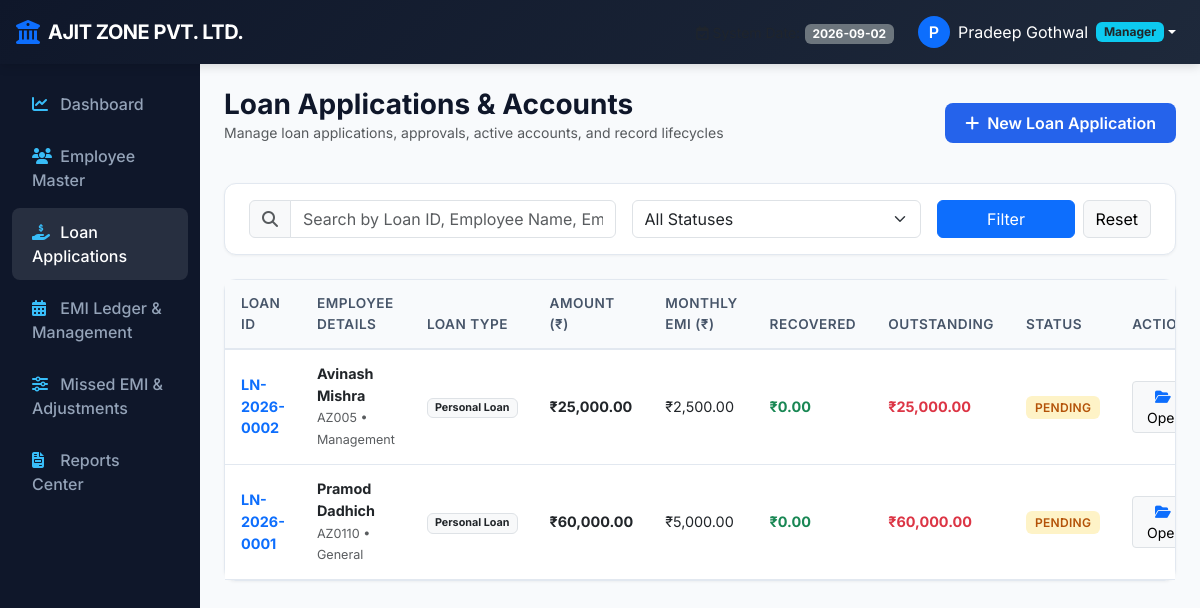
The page /loans (signed in) on the database as committed earlier.
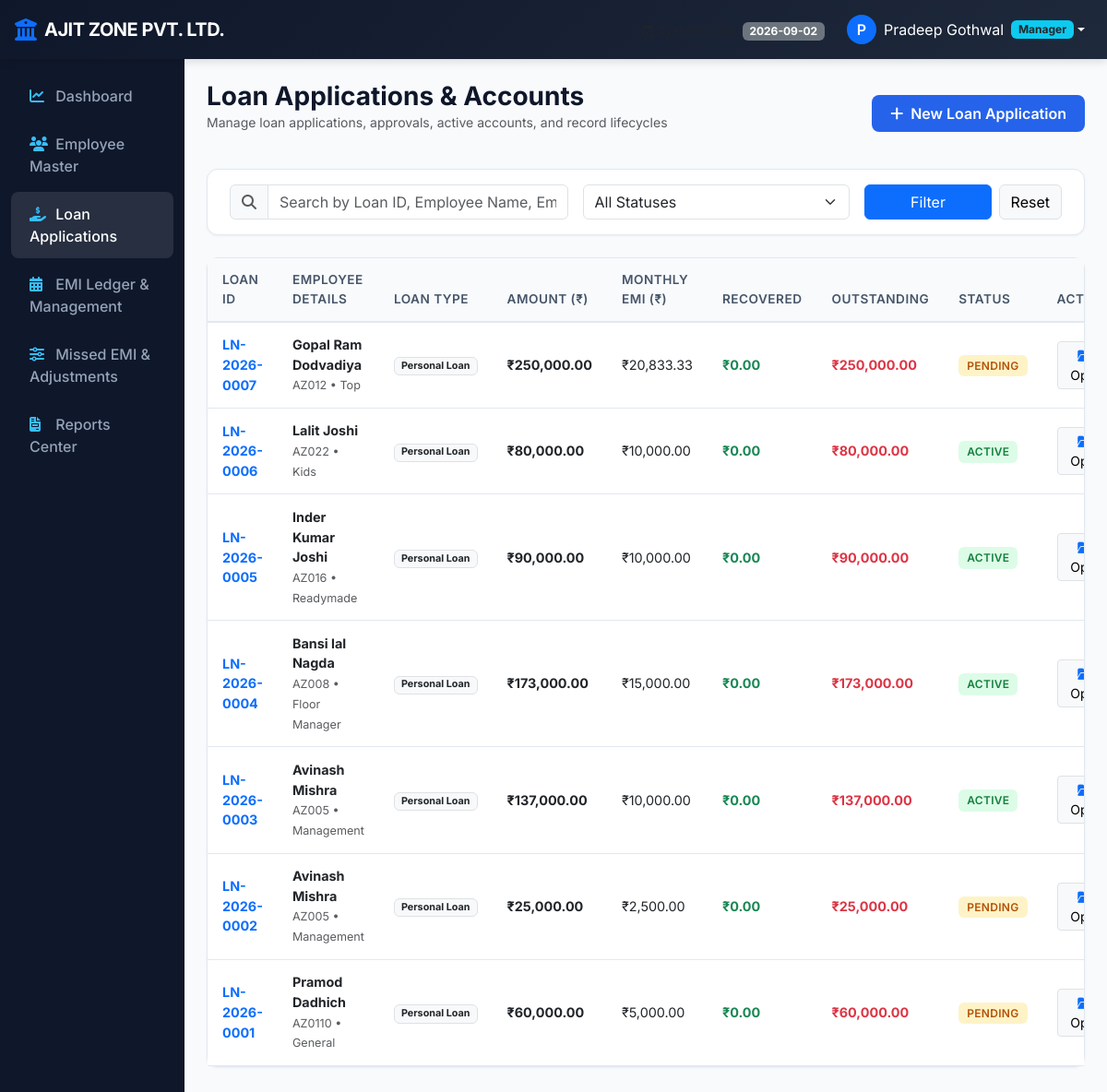
The same page on the database as committed later.
### models.py (models this page shows)
class Loan(db.Model):
    __tablename__ = 'loans'
    id = db.Column(db.Integer, primary_key=True)
    loan_id = db.Column(db.String(32), unique=True, nullable=False, index=True)
    employee_id = db.Column(db.Integer, db.ForeignKey('employees.id'), nullable=False)
    loan_type = db.Column(db.String(64), nullable=False) # Personal Loan, Emergency Advance, Salary Advance, Medical Loan, Home Loan
    loan_amount = db.Column(db.Float, nullable=False)
    monthly_emi = db.Column(db.Float, nullable=False)
    interest_rate = db.Column(db.Float, default=0.0) # Annual Interest Rate %
    processing_fee = db.Column(db.Float, default=0.0) # Processing Fee Amount
    emi_start_date = db.Column(db.Date, nullable=False)
    emi_deduction_day = db.Column(db.Integer, nullable=False, default=5)
    tenure_months = db.Column(db.Integer, nullable=False)
    tenure_from = db.Column(db.Date, nullable=True)
    tenure_to = db.Column(db.Date, nullable=True)
    reason = db.Column(db.Text, nullable=True)
    remarks = db.Column(db.Text, nullable=True)
    declaration_accepted = db.Column(db.Boolean, default=True)
    application_date = db.Column(db.Date, default=datetime.utcnow().date)
    approval_status = db.Column(db.String(32), nullable=False, default='Pending') # Pending, Approved, Rejected
    approval_date = db.Column(db.DateTime, nullable=True)
    approved_by_id = db.Column(db.Integer, db.ForeignKey('users.id'), nullable=True)
    disbursement_date = db.Column(db.DateTime, nullable=True)
    loan_status = db.Column(db.String(32), nullable=False, default='Pending') # Pending, Active, Closed, Rejected
    workflow_status = db.Column(db.String(32), nullable=False, default='Submitted')
    total_recovered = db.Column(db.Float, default=0.0)
    outstanding_balance = db.Column(db.Float, default=0.0)
    created_at = db.Column(db.DateTime, default=datetime.utcnow)
    schedules = db.relationship('EMISchedule', backref='loan', cascade='all, delete-orphan', lazy=True)
    deductions = db.relationship('EMIDeduction', backref='loan', cascade='all, delete-orphan', lazy=True)
    adjustments = db.relationship('EMIAdjustment', backref='loan', cascade='all, delete-orphan', lazy=True)
    documents = db.relationship('LoanDocument', backref='loan', cascade='all, delete-orphan', lazy=True)
    closure = db.relationship('LoanClosure', backref='loan', uselist=False, cascade='all, delete-orphan')

class Employee(db.Model):
    __tablename__ = 'employees'
    id = db.Column(db.Integer, primary_key=True)
    emp_id = db.Column(db.String(32), unique=True, nullable=False, index=True)
    name = db.Column(db.String(128), nullable=False)
    department = db.Column(db.String(64), nullable=False, index=True)
    designation = db.Column(db.String(64), nullable=False)
    current_salary = db.Column(db.Float, nullable=False, default=0.0)
    email = db.Column(db.String(128), nullable=True)
    phone = db.Column(db.String(32), nullable=True)
    pan_number = db.Column(db.String(32), nullable=True)
    aadhar_number = db.Column(db.String(32), nullable=True)
    bank_name = db.Column(db.String(64), nullable=True)
    bank_account_no = db.Column(db.String(64), nullable=True)
    ifsc_code = db.Column(db.String(32), nullable=True)
    status = db.Column(db.String(16), nullable=False, default='Active') # Active, Inactive, Terminated
    hiring_date = db.Column(db.Date, nullable=True)
    joining_date = db.Column(db.Date, nullable=True)
    address = db.Column(db.Text, nullable=True)
    city = db.Column(db.String(64), nullable=True)
    emergency_contact = db.Column(db.String(64), nullable=True)
    emergency_relation = db.Column(db.String(32), nullable=True)
    emergency_phone = db.Column(db.String(32), nullable=True)
    created_at = db.Column(db.DateTime, default=datetime.utcnow)
    updated_at = db.Column(db.DateTime, default=datetime.utcnow, onupdate=datetime.utcnow)
    loans = db.relationship('Loan', backref='employee', lazy=True)

### routes/loan.py (the view)
@loan_bp.route('/loans')
@login_required
@permission_required('loans', 'view')
def index():
    status_filter = request.args.get('status', '').strip()
    workflow_filter = request.args.get('workflow', '').strip()
    search_q = request.args.get('q', '').strip()
    query = Loan.query.join(Employee)
    if not g.user.can_view_all('loans'):
        if g.user.employee_id:
            query = query.filter(Loan.employee_id == g.user.employee_id)
        else:
            query = query.filter(Loan.id == -1)
    if status_filter:
        query = query.filter(Loan.loan_status == status_filter)
    if workflow_filter:
        query = query.filter(Loan.workflow_status == workflow_filter)
    if search_q:
        query = query.filter(
            (Loan.loan_id.ilike(f'%{search_q}%')) |
            (Employee.name.ilike(f'%{search_q}%')) |
            (Employee.emp_id.ilike(f'%{search_q}%'))
        )
    loans = query.order_by(Loan.created_at.desc()).all()
    return render_template('loans/index.html', loans=loans, selected_status=status_filter, selected_workflow=workflow_filter, search_q=search_q)

### models.py (called while the page is built)
    def is_superadmin(self):
        return self.role == 'Super_Admin' or self.is_primary_superadmin

    def get_permissions(self):
        if self.is_superadmin():
            from utils.permissions import MODULES_DEF
            perms = {}
            for m in MODULES_DEF:
                perms[m['id']] = list(m['actions'])
            return perms
        from utils.permissions import parse_user_permissions
        return parse_user_permissions(self.permissions, self.role)

    def has_permission(self, module, action):
        if self.is_superadmin():
            return True
        if not self.is_active:
            return False
        perms = self.get_permissions()
        module_actions = perms.get(module, [])
        if isinstance(module_actions, list):
            if action == 'view':
                return 'view_all' in module_actions or 'view_own' in module_actions
            return action in module_actions
        return False

    def can_view_all(self, module):
        if self.is_superadmin():
            return True
        perms = self.get_permissions()
        actions = perms.get(module, [])
        return 'view_all' in actions

### templates/loans/index.html (shortened to what this page needs)
{% extends 'base.html' %}
{% block content %}
<div class="d-flex justify-content-between align-items-center mb-4">
    <div>
        <h3 class="fw-bold mb-0">Loan Applications & Accounts</h3>
        <p class="text-muted small">Manage loan applications, approvals, active accounts, and record lifecycles</p>
    </div>
    <div class="d-flex gap-2">
        {% if has_perm('loan_applications', 'add') or is_superadmin() %}
        <a href="{{ url_for('loan.create') }}" class="btn btn-brand">
            <i class="fa-solid fa-plus me-1"></i> New Loan Application
        </a>
        {% endif %}
    </div>
</div>
<div class="content-card mb-4 py-3">
    <form method="GET" action="{{ url_for('loan.index') }}" class="row g-3 align-items-center">
        <div class="col-md-5">
            <div class="input-group">
                <span class="input-group-text bg-light"><i class="fa-solid fa-magnifying-glass text-muted"></i></span>
                <input type="text" name="q" class="form-control" placeholder="Search by Loan ID, Employee Name, Employee ID..." value="{{ search_q }}">
            </div>
        </div>
        <div class="col-md-4">
            <select name="status" class="form-select" onchange="this.form.submit()">
                <option value="">All Statuses</option>
            </select>
        </div>
        <div class="col-md-3 d-flex gap-2">
            <button type="submit" class="btn btn-primary w-100">Filter</button>
            <a href="{{ url_for('loan.index') }}" class="btn btn-light border">Reset</a>
        </div>
    </form>
</div>
<div class="content-card p-0">
    <div class="table-responsive">
        <table class="table table-custom mb-0">
            <thead>
                <tr>
                    <th>Loan ID</th>
                    <th>Employee Details</th>
                    <th>Loan Type</th>
                    <th>Amount (₹)</th>
                    <th>Monthly EMI (₹)</th>
                    <th>Recovered</th>
                    <th>Outstanding</th>
                    <th>Status</th>
                    <th class="text-end">Actions</th>
                </tr>
            </thead>
            <tbody>
                {% for loan in loans %}
                <tr>
                    <td class="fw-bold text-primary">{{ loan.loan_id }}</td>
                    <td>
                        <div class="fw-bold text-dark">{{ loan.employee.name }}</div>
                        <small class="text-muted">{{ loan.employee.emp_id }} • {{ loan.employee.department }}</small>
                    </td>
                    <td><span class="badge bg-light text-dark border">{{ loan.loan_type }}</span></td>
                    <td class="fw-bold">{{ loan.loan_amount | inr }}</td>
                    <td>{{ loan.monthly_emi | inr }}</td>
                    <td class="text-success fw-bold">{{ loan.total_recovered | inr }}</td>
                    <td class="text-danger fw-bold">{{ loan.outstanding_balance | inr }}</td>
                    <td>
                        <span class="badge-status badge-{{ loan.loan_status | lower }}">{{ loan.loan_status }}</span>
                    </td>
                    <td class="text-end">
                        <div class="btn-group">
                            <a href="{{ url_for('loan.view_loan', loan_id=loan.id) }}" class="btn btn-sm btn-light border" title="Open Loan Account">
                                <i class="fa-solid fa-folder-open text-primary me-1"></i> Open
                            </a>
                        </div>
                    </td>
                </tr>
                {% else %}
                <tr>
                    <td colspan="{% if has_perm('loans', 'delete') or has_perm('loan_applications', 'delete') or is_superadmin() %}10{% else %}9{% endif %}" class="text-center text-muted py-4">
                        No loan records found.
                    </td>
                </tr>
                {% endfor %}
            </tbody>
        </table>
    </div>
</div>
{% endblock %}

Rows that differ between the two databases and show on the page:
added Loan: loan_id "LN-2026-0007", employee.name "Gopal Ram Dodvadiya", employee.emp_id "AZ012", employee.department "Top", loan_type "Personal Loan", loan_amount|inr "₹250,000.00", monthly_emi|inr "₹20,833.33", total_recovered|inr "₹0.00", outstanding_balance|inr "₹250,000.00", loan_status "PENDING"
added Loan: loan_id "LN-2026-0006", employee.name "Lalit Joshi", employee.emp_id "AZ022", employee.department "Kids", loan_type "Personal Loan", loan_amount|inr "₹80,000.00", monthly_emi|inr "₹10,000.00", total_recovered|inr "₹0.00", outstanding_balance|inr "₹80,000.00", loan_status "ACTIVE"
added Loan: loan_id "LN-2026-0005", employee.name "Inder Kumar Joshi", employee.emp_id "AZ016", employee.department "Readymade", loan_type "Personal Loan", loan_amount|inr "₹90,000.00", monthly_emi|inr "₹10,000.00", total_recovered|inr "₹0.00", outstanding_balance|inr "₹90,000.00", loan_status "ACTIVE"
added Loan: loan_id "LN-2026-0004", employee.name "Bansi lal Nagda", employee.emp_id "AZ008", employee.department "Floor Manager", loan_type "Personal Loan", loan_amount|inr "₹173,000.00", monthly_emi|inr "₹15,000.00", total_recovered|inr "₹0.00", outstanding_balance|inr "₹173,000.00", loan_status "ACTIVE"
added Loan: loan_id "LN-2026-0003", employee.name "Avinash Mishra", employee.emp_id "AZ005", employee.department "Management", loan_type "Personal Loan", loan_amount|inr "₹137,000.00", monthly_emi|inr "₹10,000.00", total_recovered|inr "₹0.00", outstanding_balance|inr "₹137,000.00", loan_status "ACTIVE"
